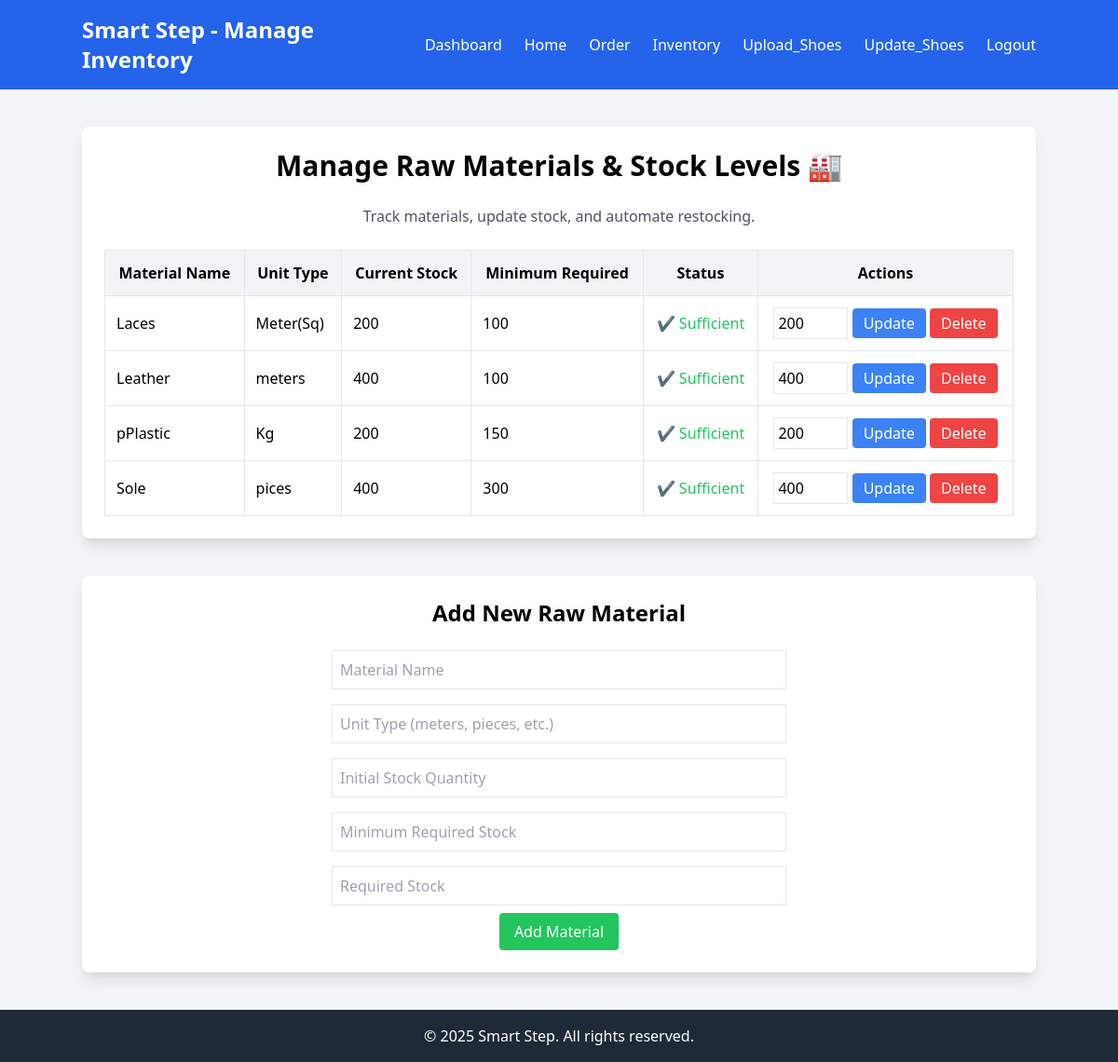
The page /manage_inventory.php on the database as committed earlier.
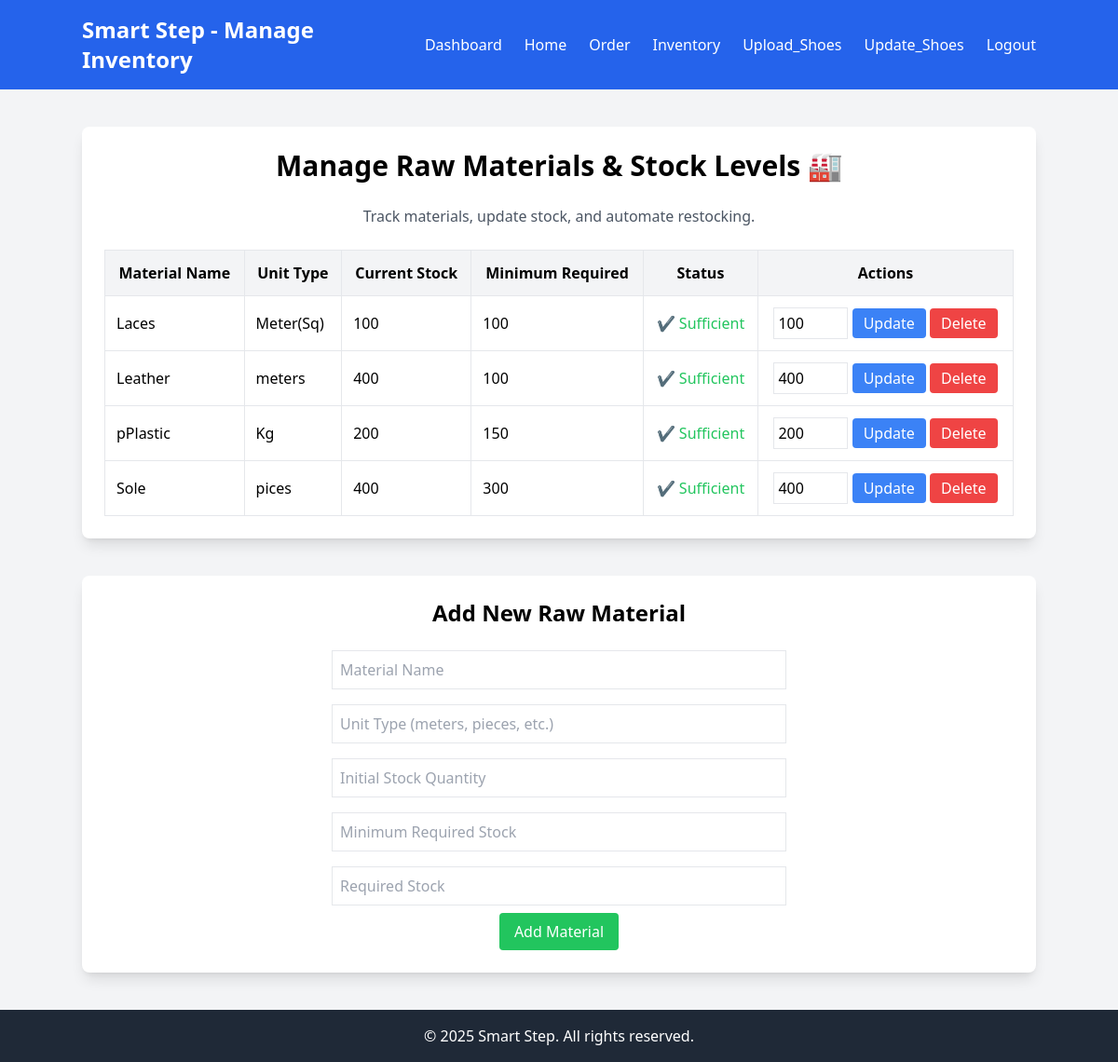
The same page on the database as committed later.
### tables this page shows
CREATE TABLE `inventory` (
  `id` int(11) NOT NULL,
  `material_name` varchar(255) NOT NULL,
  `current_stock` int(11) NOT NULL,
  `required_stock` int(11) NOT NULL,
  `unit_type` varchar(50) DEFAULT NULL,
  `min_required_stock` int(11) DEFAULT NULL
);

### src/manage_inventory.php (the view, shortened to what this page needs)
<?php
$conn = new mysqli("localhost", "root", "", "smart_step_db");
$result = $conn->query("SELECT * FROM inventory");
?>
<!DOCTYPE html>
<html lang="en">
<head>
    <script src="https://cdn.tailwindcss.com"></script>
</head>
<body class="bg-gray-100">
    <nav class="bg-blue-600 p-4 text-white">
        <div class="container mx-auto flex justify-between items-center">
            <h1 class="text-2xl font-bold">Smart Step - Manage Inventory</h1>
            <ul class="flex space-x-6">
                <li><a href="admin.php" class="hover:underline">Dashboard</a></li>
                <li><a href="index.php" class="hover:underline">Home</a></li>
                <li><a href="order.php" class="hover:underline">Order</a></li>
                <li><a href="inventory.php" class="hover:underline">Inventory</a></li>
                <li><a href="upload_product.php" class="hover:underline">Upload_Shoes</a></li>
                <li><a href="update_quantity.php" class="hover:underline">Update_Shoes</a></li>
                <li><a href="logout.php" class="hover:underline">Logout</a></li>
            </ul>
        </div>
    </nav>
    <section class="container mx-auto my-10 p-6 bg-white shadow-lg rounded-lg">
        <h2 class="text-3xl font-bold text-center mb-6">Manage Raw Materials & Stock Levels 🏭</h2>
        <p class="text-gray-600 text-center">Track materials, update stock, and automate restocking.</p>
        <div class="overflow-x-auto mt-6">
            <table class="min-w-full bg-white border border-gray-200">
                <thead>
                    <tr class="bg-gray-100">
                        <th class="border p-3">Material Name</th>
                        <th class="border p-3">Unit Type</th>
                        <th class="border p-3">Current Stock</th>
                        <th class="border p-3">Minimum Required</th>
                        <th class="border p-3">Status</th>
                        <th class="border p-3">Actions</th>
                    </tr>
                </thead>
                <tbody>
                    <?php while ($row = $result->fetch_assoc()): ?>
                        <tr class="border">
                            <td class="border p-3"><?= $row['material_name'] ?></td>
                            <td class="border p-3"><?= $row['unit_type'] ?></td>
                            <td class="border p-3"><?= $row['current_stock'] ?></td>
                            <td class="border p-3"><?= $row['min_required_stock'] ?></td>
                            <td class="border p-3 text-center <?= ($row['current_stock'] >= $row['min_required_stock']) ? 'text-green-500' : (($row['current_stock'] > 0) ? 'text-yellow-500' : 'text-red-500') ?>">
                                <?= ($row['current_stock'] >= $row['min_required_stock']) ? '✔️ Sufficient' : (($row['current_stock'] > 0) ? '⚠️ Low Stock' : '❌ Critical') ?>
                            </td>
                            <td class="border p-3 text-center">
                                <form method="POST" class="inline-block">
                                    <input type="number" name="new_stock" class="border p-1 w-20" value="<?= $row['current_stock'] ?>">
                                    <button type="submit" name="update_stock" class="bg-blue-500 text-white px-3 py-1 rounded">Update</button>
                                </form>
                                <form method="POST" class="inline-block">
                                    <button type="submit" name="delete_material" class="bg-red-500 text-white px-3 py-1 rounded">Delete</button>
                                </form>
                            </td>
                        </tr>
                    <?php endwhile; ?>
                </tbody>
            </table>
        </div>
    </section>
    <section class="container mx-auto my-10 p-6 bg-white shadow-lg rounded-lg">
        <h2 class="text-2xl font-bold text-center mb-4">Add New Raw Material</h2>
        <form method="POST" class="flex flex-col items-center">
            <input type="text" name="material_name" placeholder="Material Name" required class="border p-2 m-2 w-1/2">
            <input type="text" name="unit_type" placeholder="Unit Type (meters, pieces, etc.)" required class="border p-2 m-2 w-1/2">
            <input type="number" name="current_stock" placeholder="Initial Stock Quantity" required class="border p-2 m-2 w-1/2">
            <input type="number" name="min_required_stock" placeholder="Minimum Required Stock" required class="border p-2 m-2 w-1/2">
            <input type="number" name="required_stock" placeholder="Required Stock" required class="border p-2 m-2 w-1/2">
            <button type="submit" name="add_material" class="bg-green-500 text-white px-4 py-2 rounded">Add Material</button>
        </form>
    </section>
    <footer class="bg-gray-800 text-white text-center p-4 mt-10">
        <p>&copy; 2025 Smart Step. All rights reserved.</p>
    </footer>
</body>
</html>

Rows that differ between the two databases and show on the page:
changed inventory "Laces": current_stock "200" → "100"; new_stock "200" → "100"
